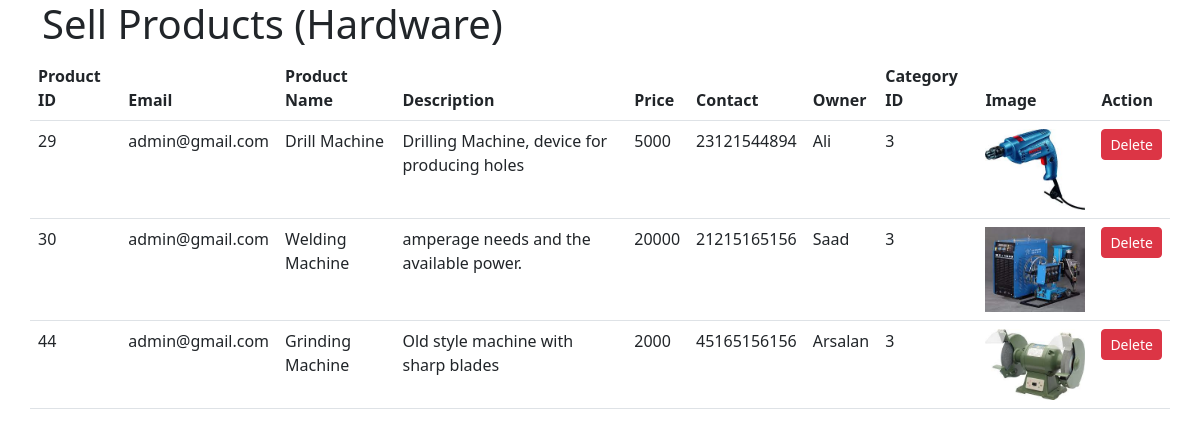
Page /admin-sell-hardware.php on the committed database.
### tables this page shows
CREATE TABLE `sell` (
  `id` int(11) NOT NULL,
  `c_id` int(11) NOT NULL,
  `email` varchar(255) NOT NULL,
  `name` varchar(50) NOT NULL,
  `description` varchar(50) NOT NULL,
  `price` varchar(11) NOT NULL,
  `contact` varchar(50) NOT NULL,
  `owner` varchar(255) NOT NULL,
  `image` varchar(255) NOT NULL
);

### admin-sell-hardware.php (the view, shortened to what this page needs)
<!DOCTYPE html>
<html lang="en">
    <head>
        <link href="https://cdn.jsdelivr.net/npm/bootstrap@5.2.0-beta1/dist/css/bootstrap.min.css" rel="stylesheet">
</head>
<body>
    <div class="container">
        <div class="row">
                    <div class="card-head">
                        <h1>Sell Products (Hardware)</h1>
                    </div>
                    <?php
                       $conn = mysqli_connect("localhost","root","","shopping");
                       $query = "SELECT * from sell WHERE c_id='3'";
                       $query_run = mysqli_query($conn, $query);
                    ?>
                    <table class="table">
                     <thead>
                        <tr>
                           <th>Product ID</th>
                           <th>Email</th>
                           <th>Product Name</th>
                           <th>Description</th>
                           <th>Price</th>
                           <th>Contact</th>
                           <th>Owner</th>
                           <th>Category ID</th>
                           <th>Image</th>
                           <th>Action</th>
                        </tr>
                     </thead>
                        <tbody>
                            <?php
                            if(mysqli_num_rows($query_run) > 0)
                            {
                                foreach($query_run as $row)
                                {
                                    ?>
                                    <tr>
                                   <td><?php echo $row['id']; ?></td>
                                   <td><?php echo $row['email']; ?></td>
                                   <td><?php echo $row['name']; ?></td>
                                   <td><?php echo $row['description']; ?></td>
                                   <td><?php echo $row['price']; ?></td>
                                   <td><?php echo $row['contact']; ?></td>
                                   <td><?php echo $row['owner']; ?></td>
                                   <td><?php echo $row['c_id']; ?></td>
                                   <td><img src="<?php echo 'img/'. $row['image']; ?>" width="100px"></td>
                                   <td>
                                   <a href="admin-sell-products-delete.php?id=<?php echo $row['id']; ?>" class='btn btn-danger btn-sm'>Delete</a>
                                   </td>
                                </tr>
                                <?php
                                }
                            }
                            else
                            {
                                ?>
                                <tr>
                                    <td> No Records Available</td>
                            </tr>
                               <?php
                            }
                            ?>
                        </tbody>
                    </table>
                </div>
            </div>
</body>
</html>

### rows in the picture
sell: id "29", email "admin@gmail.com", name "Drill Machine", description "Drilling Machine, device for producing holes", price "5000", contact "23121544894", owner "Ali", c "3", image (picture)
sell: id "30", email "admin@gmail.com", name "Welding Machine", description "amperage needs and the available power.", price "20000", contact "21215165156", owner "Saad", c "3", image (picture)
sell: id "44", email "admin@gmail.com", name "Grinding Machine", description "Old style machine with sharp blades", price "2000", contact "45165156156", owner "Arsalan", c "3", image (picture)
